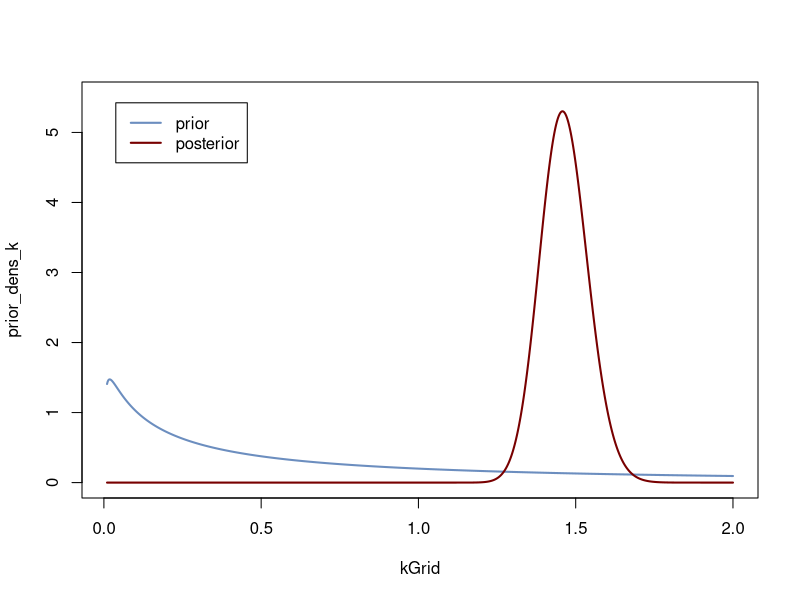
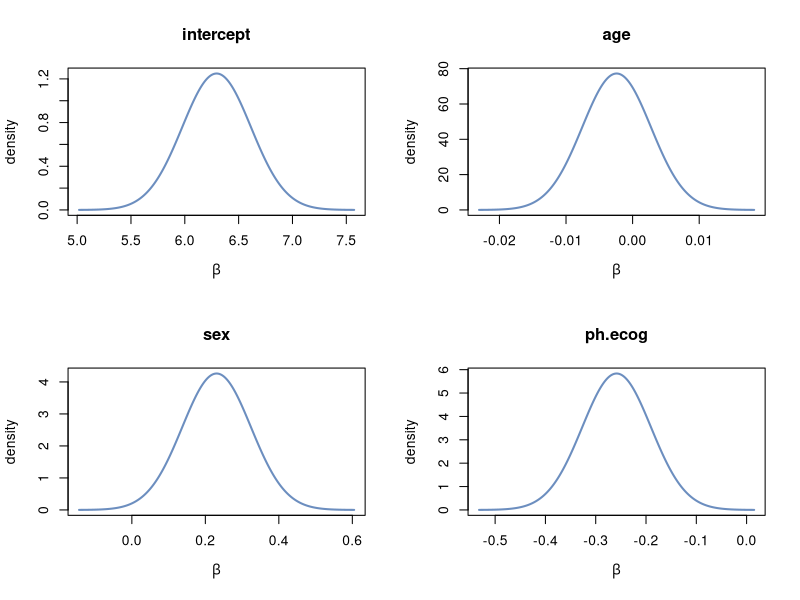
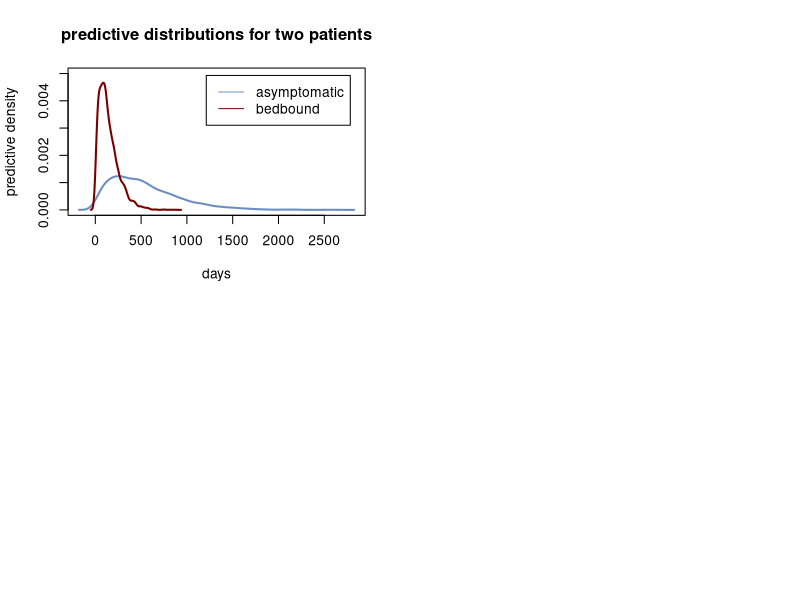

These figures' R source, in order:
## ---- chunk 1
#| output: false
library(tidyverse) # loads data manipulation and visualization packages
library(mvtnorm)
colors = c("#6C8EBF", "#c0a34d", "#780000","#007878","#B5C6DF","#EADAAA","#AE6666")
## ---- chunk 2
library(survival) # loads the lung cancer data as `lung`
lung <- lung %>% select(c("time", "status", "age", "sex", "ph.ecog")) %>% drop_na()
y = lung$time
X = cbind(1, lung$age, lung$sex == 2, lung$ph.ecog) # sex = 1 is female
p = dim(X)[2]
censored = (lung$status == 1)
mu <- rep(0,p)  # beta ~ N(mu, tau^2*I)
tau <- 100    
log_k_mean <- 0
log_k_sd <- 2
## ---- chunk 3
# Function for computing the log posterior for any given parameter vector 
logpost_weibullreg <- function(theta, y, X, censored){
  
  p = dim(X)[2]
  
  # Compute the parameters in the original scale
  beta_ = theta[1:p]
  k = exp(theta[p+1])
  
   # Compute the (log) joint prior density
  logPrior = dmvnorm(beta_, mu, tau^2*diag(p), log = TRUE) +
             dnorm(theta[p+1], log_k_mean, log_k_sd, log = TRUE)
  
  # Compute the log-likelihood
  lambda_uncensored = exp(X[-censored,]%*%beta_)
  loglik_uncensored = sum(dweibull(y[-censored], shape = k, 
                                   scale = lambda_uncensored, log = TRUE))
  lambda_censored = exp(X[censored,]%*%beta_)
  loglik_censored = sum(pweibull(y[censored], shape = k, 
                                  scale = lambda_censored, 
                                  lower.tail = FALSE, log.p = TRUE))
  logLik = loglik_uncensored + loglik_censored
  
  # Return the log posterior
  return(logLik + logPrior) 
}
## ---- chunk 4
initVal <- c(5, 0, 0, 0, log_k_mean) # Start optimizer at prior means
OptimResults<-optim(initVal, logpost_weibullreg, gr=NULL, y, X, censored,
  method = c("BFGS"), control=list(fnscale=-1), hessian=TRUE)
postMode = OptimResults$par
postCov = -solve(OptimResults$hessian) # inv(J) - Approx posterior covar matrix
## ---- chunk 5
postMode
## ---- chunk 6
postCov
## ---- chunk 7
postStd <- sqrt(diag(postCov))         # Approximate stdev
postStd
## ---- chunk 8
kGrid <- seq(0.01, 2, length = 1000)
prior_dens_k <- dlnorm(kGrid, log_k_mean, log_k_sd)
post_dens_k <- dlnorm(kGrid, postMode[p+1], postStd[p+1])
plot(kGrid, prior_dens_k, col = colors[1], type = "l", ylim = c(0,5.5), lwd = 2)
lines(kGrid, post_dens_k, col = colors[3], lwd  = 2)
legend(x = "topleft", inset=.05, legend = c("prior", "posterior"), 
       lwd = 2, lty = c(1,1), col = c(colors[1], colors[3]), box.lty=1)
## ---- chunk 9
varNames = c("intercept", "age", "sex", "ph.ecog")
par(mfrow = c(2,2))
for (j in 1:p){
  betaGrid = seq(postMode[j] - 4*postStd[j], postMode[j] + 4*postStd[j], 
                 length = 1000)
  plot(betaGrid, dnorm(betaGrid, postMode[j], postStd[j]), col = colors[1], 
       xlab = expression(beta), ylab = "density", main = varNames[j], 
       type = "l", lwd = 2)
}
## ---- chunk 10
nDraws = 5000
x1_tilde = c(1,80,1,0) # first patient
x2_tilde = c(1,80,1,5) # second patient
y1_tilde = rep(0,nDraws)
y2_tilde = rep(0,nDraws)
for (i in 1:nDraws){
  
  # Simulate from multivariate normal posterior approximation
  theta <- rmvnorm(1, postMode, postCov)
  beta_ = theta[1:p]
  k = exp(theta[p+1])
  
  # Simulate predictive draws from the model
  y1_tilde[i] = rweibull(1, shape = k, scale = exp(x1_tilde %*% beta_))
  y2_tilde[i] = rweibull(1, shape = k, scale = exp(x2_tilde %*% beta_))
}

# Plot the predictive densities as kernel density estimates
kde1 = density(y1_tilde)
kde2 = density(y2_tilde)
plot(kde1$x, kde1$y, col = colors[1], type = "l", , lwd = 2, ylim = c(0, 0.005),
     xlab = "days", ylab = "predictive density",
     main = "predictive distributions for two patients")
lines(kde2$x, kde2$y, col = colors[3], lwd = 2)
legend(x = "topright", inset=.05, legend = c("asymptomatic", "bedbound"), 
         lty = c(1,1), col = c(colors[1], colors[3]), box.lty=1)
## ---- chunk 11
message("The probability that a 80 year female asymptomatic patient lives for at least 1000 days is ", mean(y1_tilde >= 1000))  
message("The probability that a 80 year female bedbound patient lives for at least 1000 days is ", mean(y2_tilde >= 1000))  
